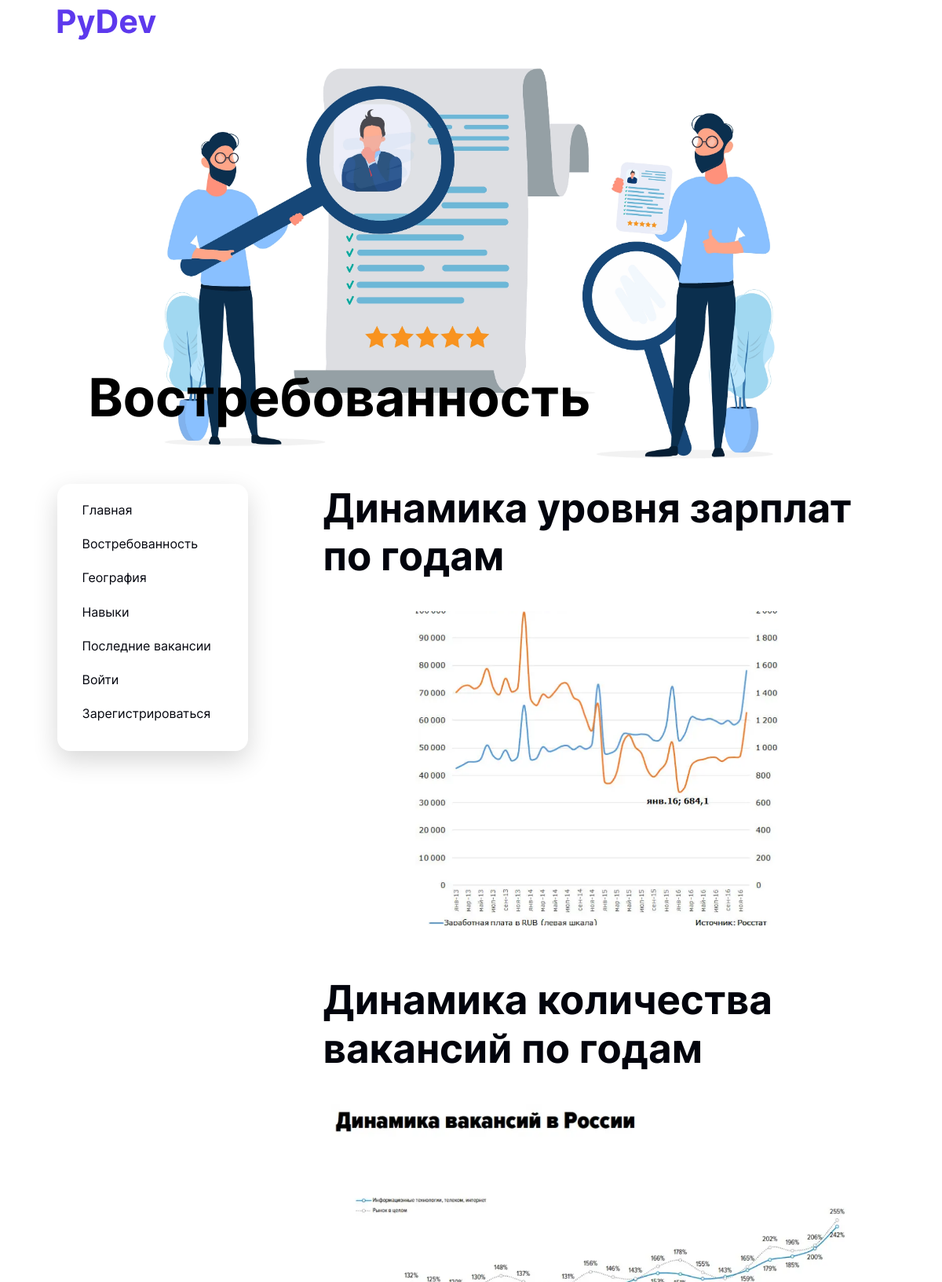
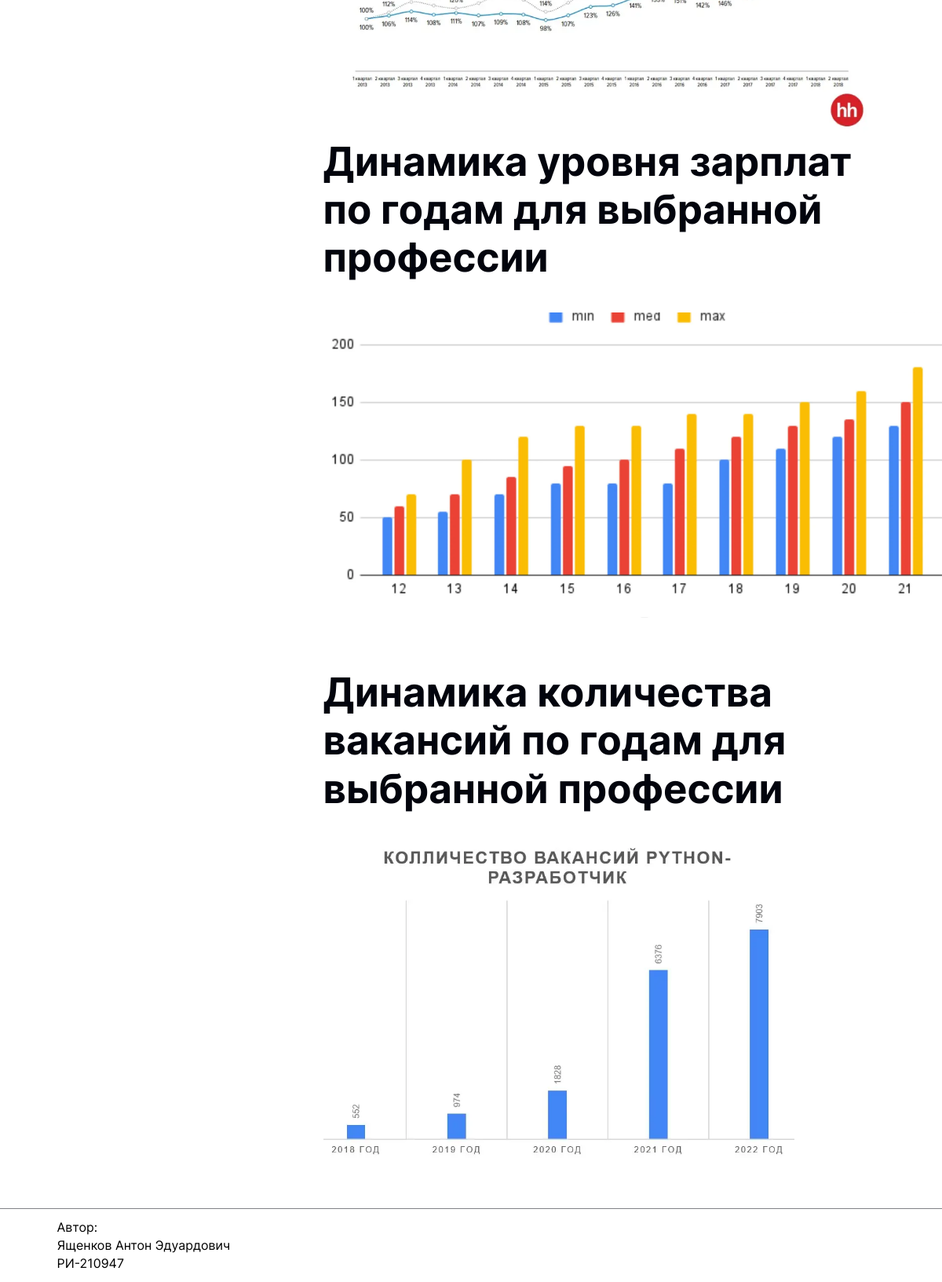
The page /demand/ on the database its author committed (2 pictures, top to bottom).
### devoloper/models.py (models this page shows, shortened)
class Post(models.Model):
    title = models.CharField(max_length=140)
    intro = models.TextField()
    content = models.TextField()

### devoloper/views.py (the view)
# urls.py: path('demand/', demand, name="demand"),
def demand(requset):
    context = html_context('Востребованность')
    return render(requset, 'devoloper/index.html', context)

### devoloper/views.py (called while the page is built)
def html_context(name):
    content = \
        {'content': Post.objects.filter(title=name).first(),
         'title': name}
    return content

### devoloper/templates/devoloper/index.html (shortened to what this page needs)
{% extends 'devoloper/base.html' %}
{% load static %}
{% block intro %}
  {{ content.intro|safe }}
{% endblock %}
{% block content %}
  {{ content.content|safe }}
{% endblock %}

### rows shown on the page
Post: intro "Востребованность", intro (picture), content "Динамика уровня зарплат по годам Динамика количества вакансий по годам Динамика уровня зарплат по годам для выбранной профессии Динамика количества вакансий по годам для выбранной профессии", content (picture)
